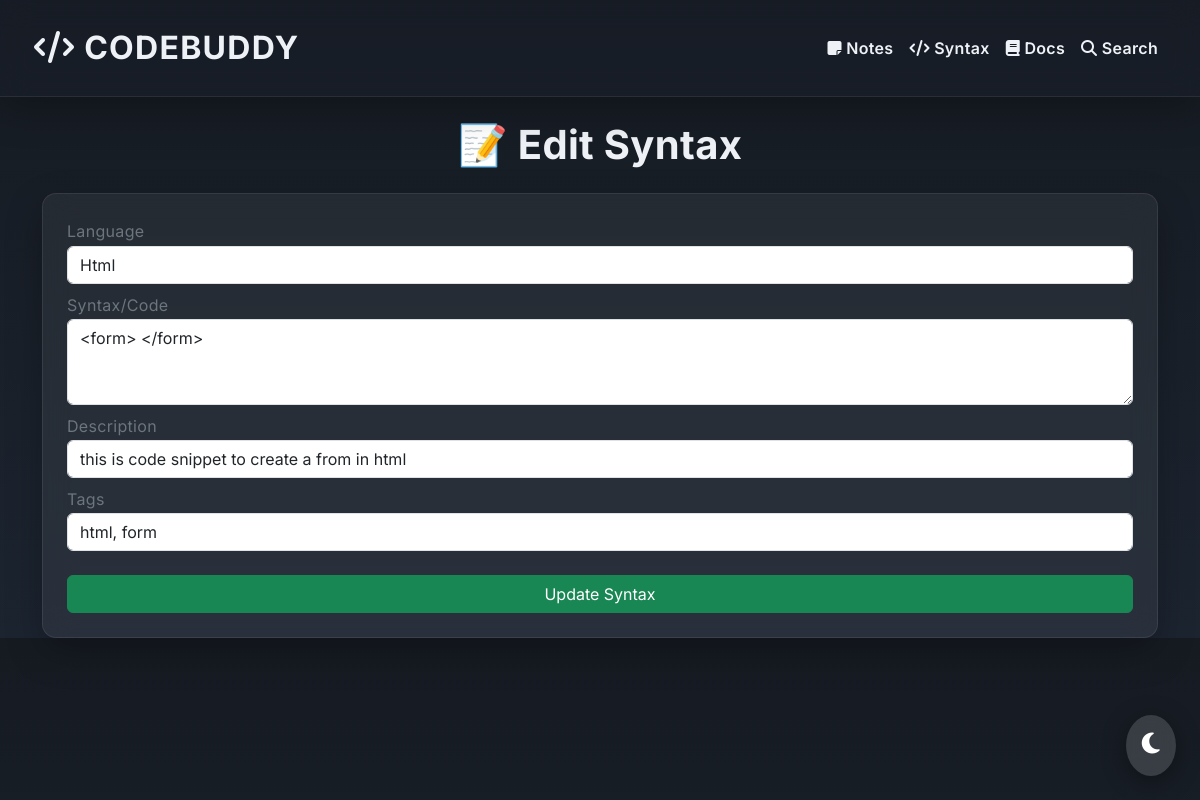
/edit_syntax/19, run on the app's committed database.
### tables this page shows
CREATE TABLE syntax (
    id INTEGER PRIMARY KEY AUTOINCREMENT,
    language TEXT NOT NULL,
    code TEXT NOT NULL,
    description TEXT,
    tags TEXT
);

### app.py (the view)
@app.route("/edit_syntax/<int:id>", methods=["GET", "POST"])
def edit_syntax(id):
    conn = sqlite3.connect("codebuddy.db")
    cursor = conn.cursor()
    if request.method == "POST":
        lang = request.form.get("language")
        code = request.form.get("code")
        description = request.form.get("description")
        tags = request.form.get("tags")
        cursor.execute("UPDATE syntax SET language = ?, code = ?, description = ?, tags = ? WHERE id = ?",
                       (lang, code, description, tags, id))
        conn.commit()
        conn.close()
        return redirect("/syntax")
    else:
        syntax = cursor.execute("SELECT * FROM syntax WHERE id = ?", (id,)).fetchall()
        conn.close()
        return render_template("edit_syntax.html", syntax=syntax, id=id)

### templates/edit_syntax.html (shortened to what this page needs)
{% extends "layout.html" %}
{% block content %}
<div class="container mt-4">
    <h1 class="text-center fw-bold theme-primary">📝 Edit Syntax</h1>
    {% for code in syntax %}
    <div class="glass-card p-4 mt-4">
        <form id="syntaxForm" action="/edit_syntax/{{ code[0] }}" method="post">
            <label class="theme-text text-secondary">Language</label>
            <input type="text" name="language" class="form-control mb-2" value="{{ code[1] }}" required>
            <label class="theme-text text-secondary">Syntax/Code</label>
            <textarea name="code" class="form-control mb-2" rows="3" required>{{ code[2] }}</textarea>
            <label class="theme-text text-secondary">Description</label>
            <input type="text" name="description" class="form-control mb-2" value="{{ code[3] }}">
            <label class="theme-text text-secondary">Tags</label>
            <input type="text" name="tags" class="form-control mb-2" value="{{ code[4] }}">
            <button type="submit" class="btn btn-success w-100 mt-3">Update Syntax</button>
        </form>
    </div>
    {% endfor %}
</div>
{% endblock %}

### static/style.css (style rules this page uses)
body { font-family: 'Inter', sans-serif; background: linear-gradient(180deg, #161b22 0%, #1c2430 100%); color: #eef2f7; transition: background 0.5s ease, color 0.5s ease; letter-spacing: 0.02rem; line-height: 1.7; }
.glass-card { transition: transform 0.4s ease, box-shadow 0.4s ease; background: rgba(255, 255, 255, 0.06); backdrop-filter: blur(14px); border-radius: 14px; box-shadow: 0 14px 36px rgba(0, 0, 0, 0.25); border: 1px solid rgba(255, 255, 255, 0.08); padding: 20px; }
:root { --primary-color: #4e99e6; --accent-color: #ff7755; --background-color: #eef2f7; --button-color: #4e99e6; --button-text-color: #ffffff; --secondary-button-color: #a7b4c2; --secondary-button-text: #ffffff; --muted-color: #8995a8; --alert-color: #ffc107; --code-bg: #262b36; --toggle-bg: #ffffff; --hover-color-light: black; --hover-color-dark: white; }

### data on the page
syntax: language "Html", code "<form> </form>", description "this is code snippet to create a from in html", tags "html, form"
